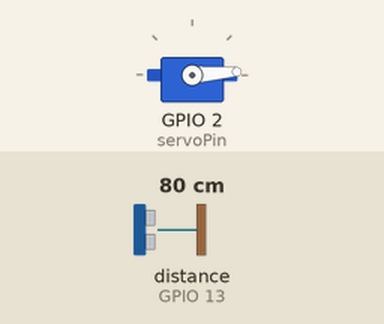
A sketch run on a simulated ESP8266 (NodeMCU). Shown: servo. Wiring (inferred from the names in the program): ultrasonic range finder: trigger GPIO 12; echo GPIO 13. The inputs (shaded band) are chosen by the test bench; at power-on: distance to the obstacle (sensor on GPIO 13) 80 cm. The echo pulse lasts 58.3 µs per cm; WiFi joins after 1.5 s; servers stay silent unless stated; uploads are accepted with an empty reply; what the sketch prints to the serial monitor is not drawn.

Above: at 4.2 s.
4.3 s: distance to the obstacle (sensor on GPIO 13) set to 12 cm
7.3 s: distance to the obstacle (sensor on GPIO 13) set to 9 cm
At 8.26 s:
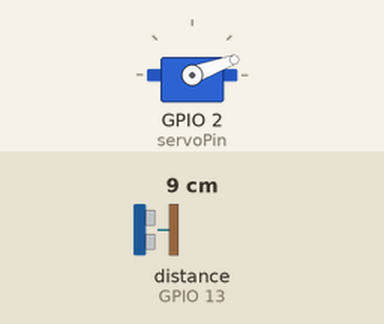
10.3 s: distance to the obstacle (sensor on GPIO 13) set to 60 cm
At 13.44 s:
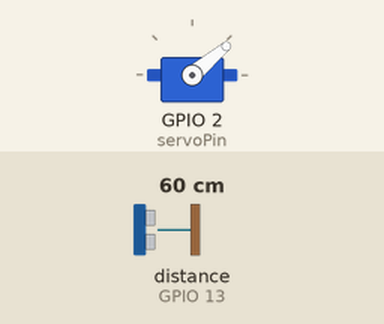
Timing chart, 0 to 30.8 s (numbered marks = the images above; inputs shaded):
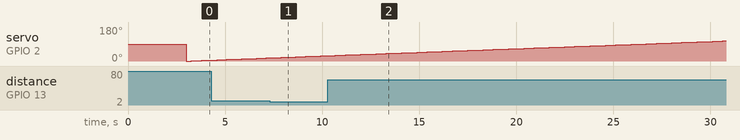

The sketch:

code_had.ino
```cpp
#include <ESP8266WiFi.h>
#include <ESP8266HTTPClient.h>
#include <Servo.h>

// ---------------------
// CONFIG WIFI
// ---------------------
const char* ssid = "USER WIFI";
const char* password = "PASSWORD";

// ---------------------
// CONFIG API
// ---------------------
const char* apiUrl = "http://IP_LOCAL:8080/radar";
const int maxRetries = 2;
const int requestTimeout = 3000; // ms

// ---------------------
// SERVO
// ---------------------
Servo radarServo;
const int servoPin = 2;  // GPIO2 = D4 en NodeMCU
const int minAngle = 0;
const int maxAngle = 180;
const int sweepDelay = 30; // ms entre pasos

// ---------------------
// SENSOR HC-SR04
// ---------------------
const int trigPin = 12;  // GPIO12 = D6 en NodeMCU
const int echoPin = 13;  // GPIO13 = D7 en NodeMCU
const long maxDistance = 400; // cm
const int numReadings = 3; // promedio de lecturas

// ---------------------
// VARIABLES DE ESTADO
// ---------------------
unsigned long lastReconnect = 0;
const unsigned long reconnectInterval = 30000; // 30 seg
int failedRequests = 0;
const int maxFailedRequests = 10;
unsigned long messageId = 0; // Contador único para cada mensaje

// Medir distancia con promedio para mayor precisión
long getDistance() {
  long totalDistance = 0;
  int validReadings = 0;

  for (int i = 0; i < numReadings; i++) {
    digitalWrite(trigPin, LOW);
    delayMicroseconds(2);

    digitalWrite(trigPin, HIGH);
    delayMicroseconds(10);
    digitalWrite(trigPin, LOW);

    long duration = pulseIn(echoPin, HIGH, 30000); // timeout 30ms

    if (duration > 0) {
      long distance = duration * 0.034 / 2;

      // Filtrar lecturas inválidas
      if (distance > 2 && distance < maxDistance) {
        totalDistance += distance;
        validReadings++;
      }
    }

    if (i < numReadings - 1) delay(10);
  }

  // Retornar promedio o 0 si no hay lecturas válidas
  return validReadings > 0 ? totalDistance / validReadings : 0;
}

// Reconectar WiFi si es necesario
void checkWiFiConnection() {
  if (WiFi.status() != WL_CONNECTED) {
    unsigned long now = millis();

    if (now - lastReconnect > reconnectInterval) {
      Serial.println("Reconectando WiFi...");
      WiFi.disconnect();
      WiFi.begin(ssid, password);
      lastReconnect = now;

      int attempts = 0;
      while (WiFi.status() != WL_CONNECTED && attempts < 20) {
        delay(500);
        Serial.print(".");
        attempts++;
      }

      if (WiFi.status() == WL_CONNECTED) {
        Serial.println("\n✓ WiFi reconectado");
        Serial.print("IP: ");
        Serial.println(WiFi.localIP());
        failedRequests = 0;
      } else {
        Serial.println("\n✗ Fallo al reconectar");
      }
    }
  }
}

// Enviar datos a la API con reintentos
bool sendToAPI(int angle, long distance) {
  checkWiFiConnection();

  if (WiFi.status() != WL_CONNECTED) {
    Serial.println("✗ Sin WiFi, saltando envío");
    return false;
  }

  WiFiClient client;
  HTTPClient http;

  http.setTimeout(requestTimeout);
  http.begin(client, apiUrl);
  http.addHeader("Content-Type", "application/json");

  // Incrementar ID único
  messageId++;

  // Crear JSON con ID único, timestamp y MAC del ESP8266
  String macAddress = WiFi.macAddress();
  unsigned long timestamp = millis();

  String json = "{\"id\":" + String(messageId) +
                ",\"angle\":" + String(angle) +
                ",\"distance\":" + String(distance) +
                ",\"timestamp\":" + String(timestamp) +
                ",\"device\":\"" + macAddress + "\"}";

  int httpCode = http.POST(json);
  bool success = false;

  if (httpCode > 0) {
    if (httpCode == HTTP_CODE_OK || httpCode == HTTP_CODE_CREATED) {
      Serial.printf("✓ ID:%lu %3d° → %3ld cm [%d]\n", messageId, angle, distance, httpCode);
      success = true;
      failedRequests = 0;
    } else {
      Serial.printf("⚠ ID:%lu %3d° → %3ld cm [%d]\n", messageId, angle, distance, httpCode);
      failedRequests++;
    }
  } else {
    Serial.printf("✗ ID:%lu %3d° → %3ld cm [Error: %s]\n",
                  messageId, angle, distance, http.errorToString(httpCode).c_str());
    failedRequests++;
  }

  http.end();

  // Si hay muchos fallos, reiniciar conexión
  if (failedRequests >= maxFailedRequests) {
    Serial.println("⚠ Demasiados fallos, forzando reconexión...");
    WiFi.disconnect();
    failedRequests = 0;
  }

  return success;
}

void setup() {
  Serial.begin(115200);
  Serial.println("\n\n=== RADAR ESP8266 ===\n");

  // Configurar pines
  radarServo.attach(servoPin);
  pinMode(trigPin, OUTPUT);
  pinMode(echoPin, INPUT);

  // Posición inicial del servo
  radarServo.write(90);
  delay(500);

  // Conexión WiFi
  Serial.printf("Conectando a: %s\n", ssid);
  WiFi.mode(WIFI_STA);
  WiFi.begin(ssid, password);

  int attempts = 0;
  while (WiFi.status() != WL_CONNECTED && attempts < 40) {
    delay(500);
    Serial.print(".");
    attempts++;
  }

  if (WiFi.status() == WL_CONNECTED) {
    Serial.println("\n✓ WiFi conectado");
    Serial.print("IP: ");
    Serial.println(WiFi.localIP());
    Serial.printf("API: %s\n\n", apiUrl);
  } else {
    Serial.println("\n✗ Error de conexión WiFi");
    Serial.println("Continuando sin conectividad...\n");
  }

  delay(1000);
  Serial.println("Iniciando barrido...\n");
}

void loop() {
  // Barrido de 0° a 180°
  for (int angle = minAngle; angle <= maxAngle; angle++) {
    radarServo.write(angle);
    delay(sweepDelay);

    long distance = getDistance();
    sendToAPI(angle, distance);

    yield(); // Permite al ESP8266 manejar WiFi
  }

  // Barrido de 180° a 0°
  for (int angle = maxAngle; angle >= minAngle; angle--) {
    radarServo.write(angle);
    delay(sweepDelay);

    long distance = getDistance();
    sendToAPI(angle, distance);

    yield();
  }
  delay(3000);
}
```

Measured:
- the behaviour switches between 11 and 10 cm on distance to the obstacle (sensor on GPIO 13) (found by bisection; images 0 and 1)
